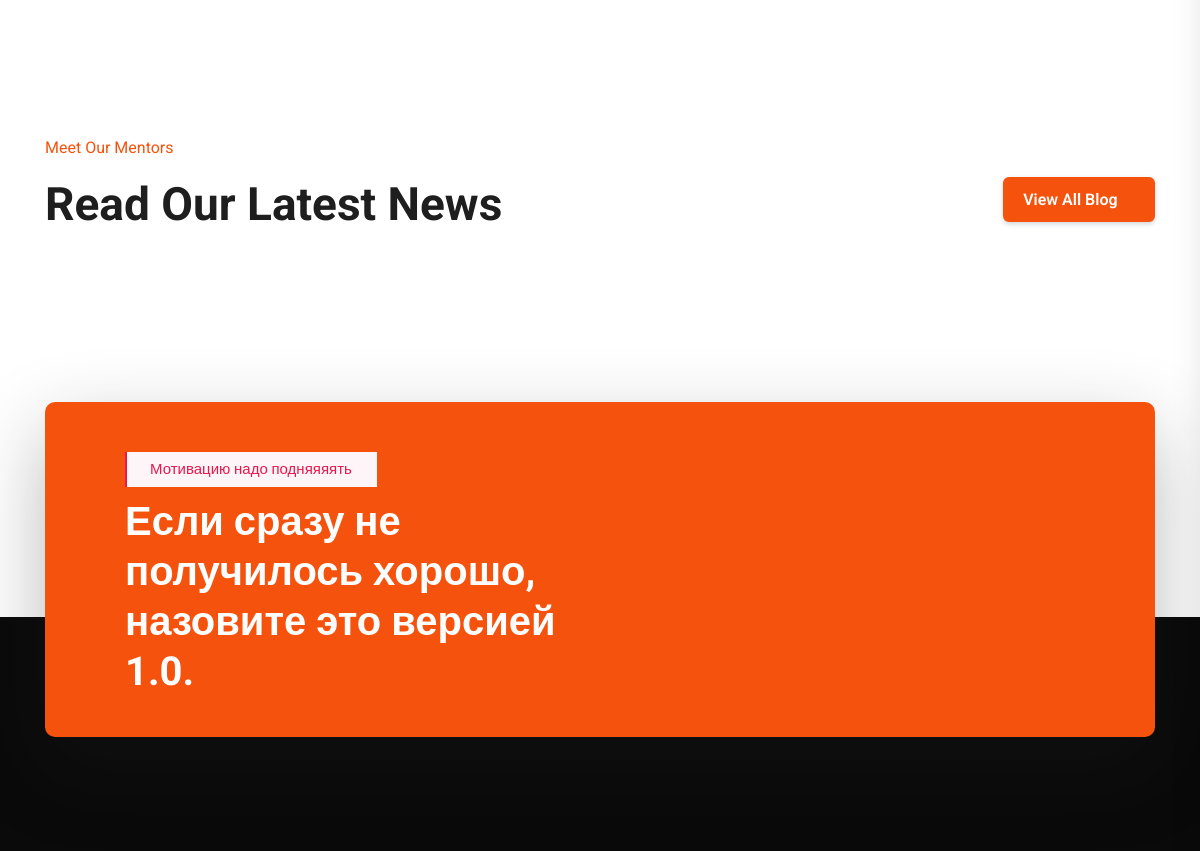
The app's page / (middle part), older data.
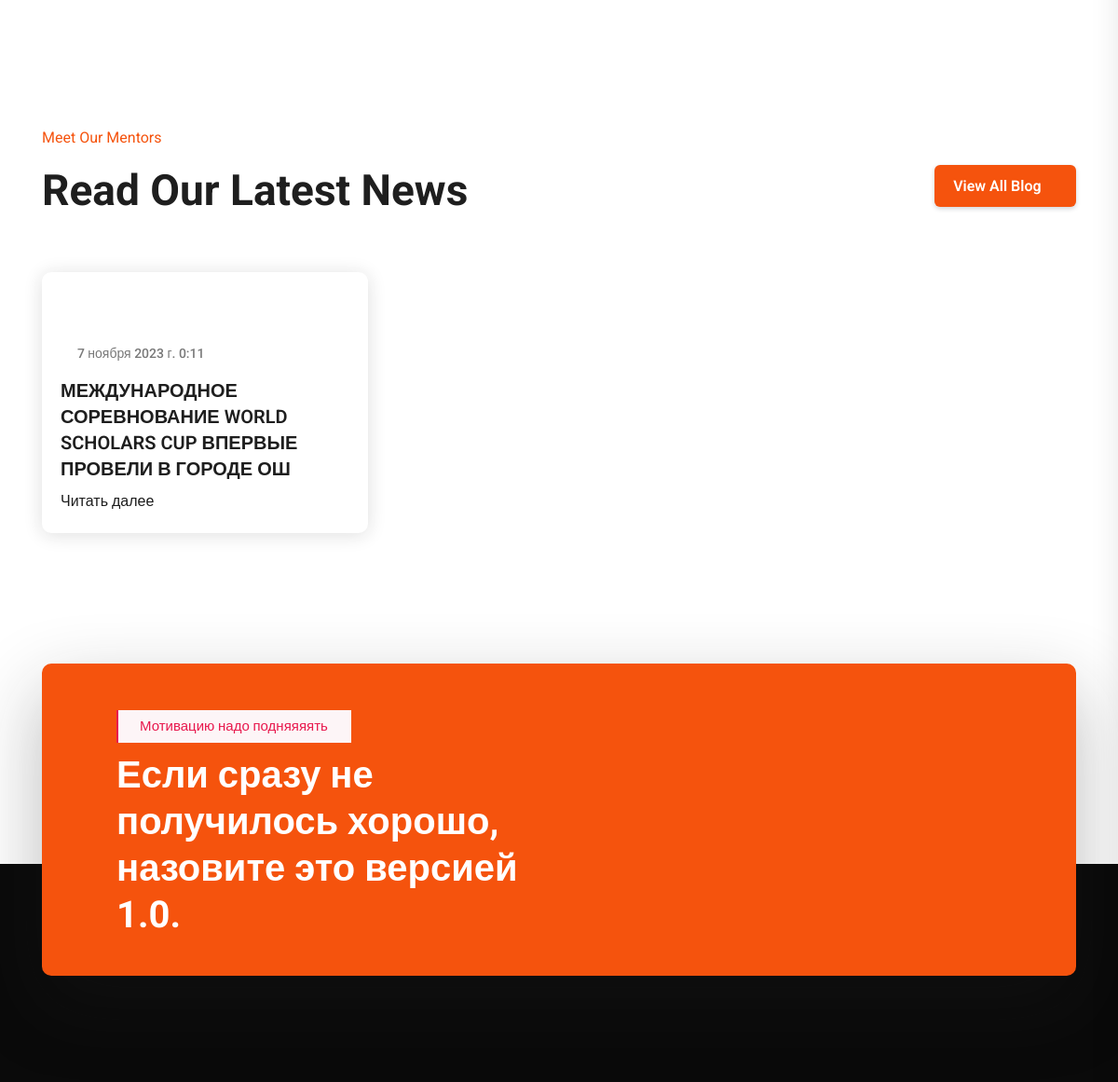
The same page, newer data.
### apps/blog/models.py (models this page shows, shortened)
class Blog(models.Model):
    image = ResizedImageField(
        force_format="WEBP",
        quality=100,
        upload_to='blog_image/',
        verbose_name="Фотография",
        blank = True, null = True
    )
    title = models.CharField(
        max_length=255,
        verbose_name="Название"
    )
    descriptions = RichTextField(
        verbose_name="Описание",
        blank=True,null=True
    )
    created_at = models.DateTimeField(
        auto_now_add=True,
        blank=True, null=True
    )
    class Meta:
        verbose_name = "Новость"
        verbose_name_plural = "Новости"

### apps/nurchik/views.py (the view)
# urls.py: path('', index, name="index"),
def index(request):
    settings = Settings.objects.latest('id')
    slide = Slide.objects.latest('id')
    about = About.objects.latest('id')
    teachers = Teachers.objects.all()
    review = Review.objects.all()
    blog = Blog.objects.all()
    if request.method =="POST":
        username = request.POST.get('username')
        work = request.POST.get('work')
        message = request.POST.get('message')
        reserv = Review.objects.create(username = username,work = work,message=message)
    return render(request, "base/index-3.html", locals())

### templates/base/index-3.html (shortened to what this page needs)
{% extends 'include/homepage.html' %}
{% load static %}
{% block content %}
        <main>
            <section class="h3_blog-area pt-135 pb-110">
                <div class="container">
                    <div class="row align-items-end mb-30">
                        <div class="col-md-9">
                            <div class="section-area-3 mb-30">
                                <span class="section-subtitle">Meet Our Mentors</span>
                                <h2 class="section-title mb-0">Read Our Latest News</h2>
                            </div>
                        </div>
                        <div class="col-md-3">
                            <div class="h3_category-section-button mb-40 text-md-end">
                                <a href="#" class="theme-btn theme-btn-medium theme-btn-3">View All Blog<i class="fa-light fa-arrow-up-right"></i></a>
                            </div>
                        </div>
                    </div>
                    <div class="row">
                        {% for blog in blog %}
                        <div class="col-xl-4 col-lg-6 col-md-6">
                            <div class="h3_blog-item mb-30">
                                <div class="h3_blog-img">
                                </div>
                                <div class="h3_blog-content">
                                    <div class="h3_blog-content-meta">
                                        <span><i class="fa-thin fa-clock"></i>{{blog.created_at}}</span>
                                    </div>
                                    <h5 class="h3_blog-content-title"><a href="{% url 'blog_detail' blog.id%}">{{blog.title}}</a></h5>
                                    <a href="{% url 'blog_detail' blog.id%}" class="h3_blog-btn">Читать далее<i class="fa-light fa-arrow-right"></i></a>
                                </div>
                            </div>
                        </div>
                        {% endfor %}
                    </div>
                </div>
            </section>
            <div class="cta-area h3_cta-area">
                <div class="container">
                    <div class="cta-wrapper">
                        <div class="row align-items-center">
                            <div class="col-xl-6 col-lg-6">
                                <div class="cta-content mb-30 mb-lg-0">
                                    <span class="cta-subtitle">Мотивацию надо подняяяять</span>
                                    <h2 class="cta-title">Если сразу не получилось хорошо, назовите это версией 1.0.</h2>
                                </div>
                            </div>
                        </div>
                    </div>
                </div>
            </div>
        </main>
        <footer class="footer-area h3_footer-area">
            <div class="footer-top pt-240 pb-55">
            </div>
        </footer>
{% endblock %}

Row changes from the older to the newer data that the page shows:
added Blog: created_at "7 ноября 2023 г. 0:11", title "МЕЖДУНАРОДНОЕ СОРЕВНОВАНИЕ WORLD SCHOLARS CUP ВПЕРВЫЕ ПРОВЕЛИ В ГОРОДЕ ОШ"
